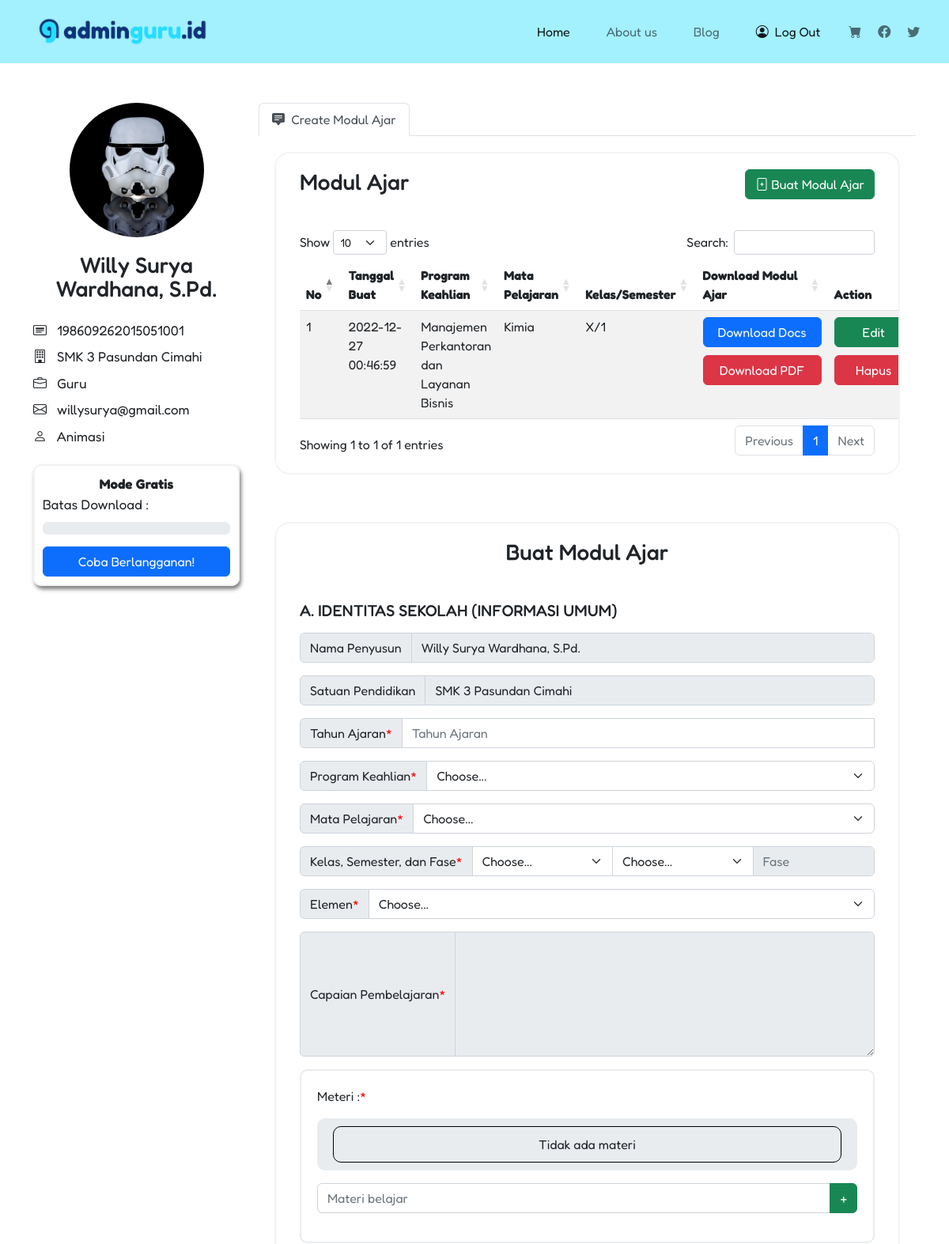
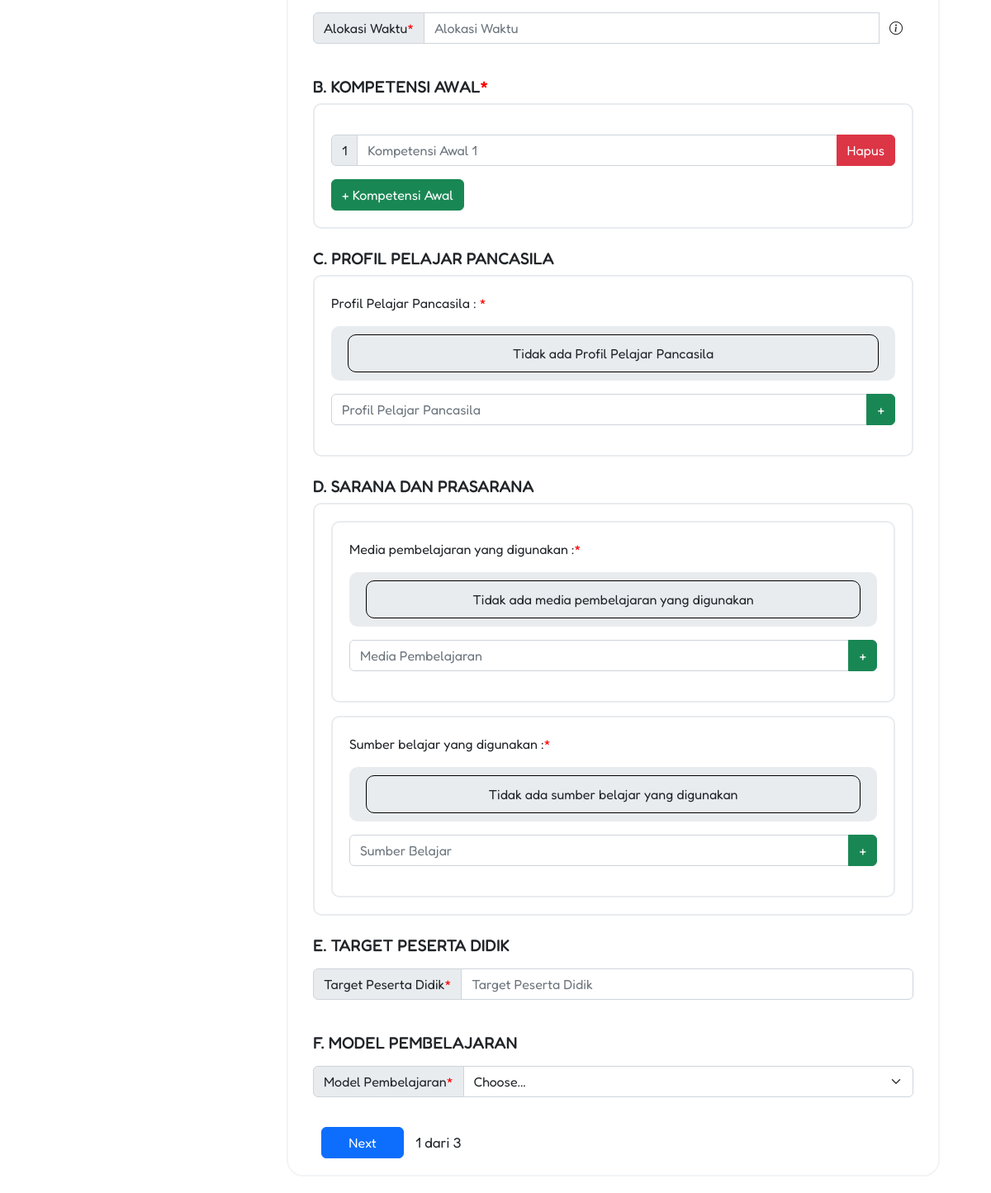
Page /create-modul-ajar/index.php (signed in) on the committed database (2 pictures, top to bottom).
### tables this page shows
CREATE TABLE `identitas_sekolah` (
  `id` int(11) NOT NULL,
  `id_user` int(11) DEFAULT NULL,
  `tahun_ajaran` varchar(15) DEFAULT NULL,
  `program_keahlian` varchar(255) DEFAULT NULL,
  `mata_pelajaran` varchar(255) DEFAULT NULL,
  `kelas` varchar(3) DEFAULT NULL,
  `semester` int(11) DEFAULT NULL,
  `fase` varchar(1) DEFAULT NULL,
  `elemen` text,
  `capaian_pembelajaran` text,
  `alokasi_waktu` varchar(25) DEFAULT NULL,
  `created_at` datetime DEFAULT CURRENT_TIMESTAMP,
  `updated_at` datetime DEFAULT CURRENT_TIMESTAMP
);

### create-modul-ajar/index.php (the view, shortened to what this page needs)
<?php
	include("../backend/conn.php");
	$email = $_SESSION['email'];
	$sql = "SELECT id FROM table_user WHERE email = '$email'";
	$result = mysqli_query($con, $sql);
	$r = mysqli_fetch_assoc($result);
	$id_user = $r['id'];
 ?>
<!DOCTYPE html>
<html>
<head>
	<link rel="stylesheet" type="text/css" href="../style/create-modul-ajar/style.css">
	<link href="https://cdn.jsdelivr.net/npm/bootstrap@5.2.3/dist/css/bootstrap.min.css" rel="stylesheet">
	<link rel="stylesheet" href="https://cdn.jsdelivr.net/npm/bootstrap-icons@1.9.1/font/bootstrap-icons.css">
	<link rel="stylesheet" type="text/css" href="https://cdn.datatables.net/1.12.1/css/dataTables.bootstrap5.min.css">
</head>
<body>
	<div class="wrapper">
		<div class="nav-parent">
			<nav class="navbar navbar-expand-lg sticky-top navbar-light">
				<div class="container-fluid">
					<div class="logo-parent">
						<div class="logo">
							<img class="logo-icon" src="../images/logo-removebg-preview.png" alt="logo">
						</div>
					</div>
					<div class="collapse navbar-collapse navbar-right" id="navbarNav"  >
						<ul class="navbar-nav">
							<li class="nav-item">
							<a class="nav-link active" aria-current="page" href="../">Home</a>
							</li>
							<li class="nav-item">
							<a class="nav-link" href="#">About us</a>
							</li>
							<li class="nav-item">
							<a class="nav-link" href="../blog">Blog</a>
							</li>
						</ul>
						<ul class="navbar-nav mb-2 mb-lg-0 icon-sosmed">
							<li class="nav-text">
								<a class="nav-link active" href="../backend/logout/logout.php"><i class="bi bi-person-circle"></i>&nbsp;&nbsp;Log Out</a>
							</li>
							<li class="nav-icon icon-sosmed">
								<a class="nav-link icon-sosmed" href="../pricing"><i class="bi bi-cart-fill"></i></a>
							</li>
							<li class="nav-icon icon-sosmed">
								<a class="nav-link icon-sosmed" href="#"><i class="bi bi-facebook"></i></a>
							</li>
							<li class="nav-icon icon-sosmed">
								<a class="nav-link icon-sosmed" href="#"><i class="bi bi-twitter"></i></a>
							</li>
						</ul>
					</div>
				</div>
			</nav>
		</div>
		<div class="container">
			<div class="row row-profile">
				<div class="col-lg-3">
					<center><img src="../images/profile-img/<?php echo $_SESSION['profile_img']; ?>" class="profile-pic" id="profile-pic" data-email='<?php echo $email; ?>'></center>
					<h3 class="profile-name"><?php echo $_SESSION['nama']; ?></h3>
					<div class="info">
						<span class="info-item"><i class="bi bi-card-heading"></i>&nbsp;&nbsp;
							<?php if(empty($_SESSION['nip'])){
								echo "Belum diisi";
							}else { echo $_SESSION['nip']; } ?></span>
						<span class="info-item"><i class="bi bi-building"></i>&nbsp;&nbsp;
							<?php if(empty($_SESSION['sekolah'])){
								echo "Belum diisi";
							}else { echo $_SESSION['sekolah']; }?></span>
						<span class="info-item"><i class="bi bi-briefcase"></i>&nbsp;&nbsp;
							<?php if(empty($_SESSION['jabatan'])){
								echo "Belum diisi";
							}else { echo $_SESSION['jabatan']; }?>
						<span class="info-item"><i class="bi bi-envelope"></i>&nbsp;&nbsp;
							<?php if(empty($_SESSION['email'])){
								echo "Belum diisi";
							}else { echo $_SESSION['email']; }?>
						<span class="info-item"><i class="bi bi-person"></i>&nbsp;&nbsp;
							<?php if(empty($_SESSION['mapel'])){
								echo "Belum diisi";
							}else { echo $_SESSION['mapel']; }?></span>
						<?php
							if($_SESSION['is_premium']==0){
						?>
							<div class="free-premium-limit">
								<center><span><b>Mode Gratis</b></span><br/></center>
								<span>Batas Download :<span>
								<div class="progress">
								</div>
								<a href="../pricing" class="btn btn-primary btn-try-sub">Coba Berlangganan!</a>
							</div>
						<?php } ?>
					</div>
				</div>
				<div class="col-lg-9 nav-info-user">
					<nav>
					  <div class="nav nav-tabs" id="nav-tab" role="tablist" style="background-color: #fff;">
					    <button class="nav-link active" id="nav-feed-tab" data-bs-toggle="tab" data-bs-target="#nav-feed" type="button" role="tab" aria-controls="nav-feed" aria-selected="true"><i class="bi bi-chat-square-text-fill"></i>&nbsp;&nbsp;Create Modul Ajar</button>
					  </div>
					</nav>
					<div class="tab-content" id="nav-tabContent">
						<div class="tab-pane fade show active" id="nav-feed" role="tabpanel" aria-labelledby="nav-feed-tab" tabindex="0">
							<div class="list-modul">
								<h3 class="title">Modul Ajar</h3>
								<a class="btn btn-success" id="create" href="#formBuatModul"><i class="bi bi-file-plus"></i> Buat Modul Ajar</a>
								<br/><br/>
								<table class="table table-striped" id="tableModul">
									<thead>
							            <tr>
							                <th>No</th>
							                <th>Tanggal Buat</th>
							                <th>Program Keahlian</th>
							                <th>Mata Pelajaran</th>
							                <th>Kelas/Semester</th>
							                <th>Download Modul Ajar</th>
							                <th>Action</th>
							            </tr>
							        </thead>
							        <tbody>
							        	<?php
							        		$sql = "SELECT * FROM identitas_sekolah WHERE id_user = '$id_user' ORDER BY created_at DESC";
							        		$result = mysqli_query($con, $sql);
							        		$i=1;
											while($r = mysqli_fetch_assoc($result)){
												echo "
													<tr>
										        		<td>".$i."</td>
										        		<td>".$r['created_at']."</td>
										        		<td>".$r['program_keahlian']."</td>
										        		<td>".$r['mata_pelajaran']."</td>
										        		<td>".$r['kelas']."/".$r['semester']."</td>
										        		<td>";
															if($_SESSION['is_premium']==0){
																echo "
																	<center><button type='button' class='btn btn-primary btn-download' data-id='".$r['id']."' data-limit='".$_SESSION['limit_free']."' data-downloads='".$_SESSION['downloads_free']."' id='downloadDocs' data-ext='docx' data-bs-toggle='modal' data-bs-target='#exampleModal' onclick='subscribe(this);' >Download Docs </button></center>
																	<center><button type='button' class='btn btn-danger btn-download mt-10' data-id='".$r['id']."' data-limit='".$_SESSION['limit_free']."' data-downloads='".$_SESSION['downloads_free']."' id='downloadPdf' data-ext='pdf' data-bs-toggle='modal' data-bs-target='#exampleModal' onclick='subscribe(this);'>Download PDF</button></center>
																";
															}
										        echo "
															</td>
										        		<td>
										        			<center><button type='button' class='btn btn-success btn-action' data-id='".$r['id']."' onclick='editModul(this);'>Edit</button></center>
										        			<center><button type='button' class='btn btn-danger btn-action mt-10' data-id='".$r['id']."' onclick='hapusModul(this);'>Hapus</button></center>
										        		</td>
										        	</tr>
												";
												$i++;
											}
							        	?>
							        </tbody>
								</table>
							</div>
							<div class="create-modul" id="formBuatModul">
								<center><h3 class="title">Buat Modul Ajar</h3></center>
								<br/>
								<div id="carouselExampleControls" class="carousel slide" data-interval="false">
									<div class="carousel-inner">
										<form method="POST" enctype="multipart/form-data" id="formModul">
									    	<div class="carousel-item active">
									      		<h5>A. IDENTITAS SEKOLAH (INFORMASI UMUM)</h5>
									      		<div class="input-group mb-3 mt-3">
												  <span class="input-group-text" id="basic-addon1">Nama Penyusun</span>
												  <input type="text" class="form-control" aria-describedby="basic-addon1" value="<?php echo $_SESSION['nama']; ?>" disabled="disabled" id="namaPenyusun" required>
												</div>
												<div class="input-group mb-3 mt-3">
												  <span class="input-group-text" id="basic-addon1">Satuan Pendidikan</span>
												  <input type="text" class="form-control" placeholder="Satuan Pendidikan" value="<?php echo $_SESSION['sekolah']; ?>" disabled="disabled" id="satuanPend" required>
												</div>
												<div class="input-group mb-3 mt-3">
												  <span class="input-group-text" id="basic-addon1">Tahun Ajaran<span class="bintang-merah">*</span></span>
												  <input type="text" class="form-control" placeholder="Tahun Ajaran" aria-label="Username" aria-describedby="basic-addon1" list="tahunajar-options" id="tahunAjar" required>
												</div>
												<div class="input-group mb-3">
													<label class="input-group-text" for="inputGroupSelect01">Program Keahlian<span class="bintang-merah">*</span></label>
													<select class="form-select" id="programKeahlian" required>
													    <option value="" selected>Choose...</option>
													</select>
												</div>
												<div class="input-group mb-3">
													<label class="input-group-text" for="inputGroupSelect01">Mata Pelajaran<span class="bintang-merah">*</span></label>
													<select class="form-select" id="mapel" required>
															<option selected>Choose...</option>
													</select>
												</div>
												<div class="input-group mb-3">
												  <span class="input-group-text">Kelas, Semester, dan Fase<span class="bintang-merah">*</span></span>
												  	<select class="form-select" id="kelas" required>
													    <option selected>Choose...</option>
													</select>
												  	<select class="form-select" id="semester" required>
													    <option selected>Choose...</option>
													</select>
													<input type="text" class="form-control" placeholder="Fase" aria-label="Username" aria-describedby="basic-addon1" id="fase" value="" disabled="disabled">
												</div>
												<div class="input-group mb-3">
														<span class="input-group-text">Elemen<span class="bintang-merah">*</span></span>
														<select class="form-select" id="elemen" required>
															<option selected>Choose...</option>
														</select>
												</div>
												<div class="input-group mb-3">
														<span class="input-group-text">Capaian Pembelajaran<span class="bintang-merah">*</span></span>
														<textarea class="form-control" id="cp" name="cp" disabled="disabled" rows="6" required></textarea>
												</div>
												<div class="multiple-inputs" id="multipleInputs">
														<span>Meteri :<span class="bintang-merah">*</span></span>
														<div class="list-input mt-3">
															<div id="inputs-materi">
																<div class="list-kosong" id="list-kosong-materi">Tidak ada materi</div>
															</div>
														</div>
														<div class="input-group mb-3 mt-3">
															<input type="text" class="form-control" list="materi-options" id="materi-input" placeholder="Materi belajar" required>
															<button class="btn btn-success" type="button" data-pp="1" onclick="addMateri();">+</button>
														</div>
												</div>
												<div class="input-group mb-3 mt-3">
													<span class="input-group-text" id="basic-addon1">Alokasi Waktu<span class="bintang-merah">*</span></span>
													<input type="text" class="form-control" placeholder="Alokasi Waktu" aria-label="Username" aria-describedby="basic-addon1" id="alokasiW" required>
													<button type="button" class="btn"
															data-bs-toggle="tooltip" data-bs-placement="top"
															data-bs-html="true"
															data-bs-title="<b>Contoh:</b><br/>1 x 45 menit">
															<i class="bi bi-info-circle"></i>
													</button>
												</div>
												<br/>
												<h5>B. KOMPETENSI AWAL<span class="bintang-merah">*</span></h5>
									      		<div class="multiple-inputs" id="multipleInputs">
													<div id="inputs-ka">
														<div class="input-group flex-nowrap mb-3 mt-3 input-ka" id="inputKA1">
															<span class="input-group-text" id="addon-wrapping-ka1">1</span>
															<input type="text" class="form-control" placeholder="Kompetensi Awal 1" aria-label="Username" aria-describedby="addon-wrapping" name="ka1" id="inputKa1">
															<button class="btn btn-danger" id="button-addon2-ka1"  type="button" data-ka="1" id="button-addon-ka2" onclick="hapusKA(this);">Hapus</button>
														</div>
													</div>
													<button type="button" class="btn btn-success" id="addKA"> + Kompetensi Awal</button>
												</div>
												<br/>
												<h5>C.  PROFIL PELAJAR PANCASILA</h5>
												<div class="multiple-inputs " id="multipleInputs">
														<span>Profil Pelajar Pancasila : <span class="bintang-merah">*</span></span>
														<div class="list-input mt-3">
															<div id="inputs-pp">
																<div class="list-kosong" id="list-kosong-pp">Tidak ada Profil Pelajar Pancasila</div>
															</div>
														</div>
														<div class="input-group mb-3 mt-3">
															<input type="text" class="form-control" list="pp-options" id="pp-input" placeholder="Profil Pelajar Pancasila">
															<button class="btn btn-success" type="button" onclick="addPP();">+</button>
														</div>
												</div>
												<br/>
												<h5>D. SARANA DAN PRASARANA</h5>
												<div class="multiple-inputs " id="multipleInputs">
													<div  class="multiple-inputs">
														<span>Media pembelajaran yang digunakan :<span class="bintang-merah">*</span></span>
														<div class="list-input mt-3">
															<div id="inputs-media">
																<div class="list-kosong" id="list-kosong-media">Tidak ada media pembelajaran yang digunakan</div>
															</div>
														</div>
														<div class="input-group mb-3 mt-3">
															<input type="text" class="form-control" list="media-options" id="media-input" placeholder="Media Pembelajaran">
															<button class="btn btn-success"  type="button" onclick="addMedia();">+</button>
														</div>
													</div>
													<div  class="multiple-inputs mt-3">
														<span>Sumber belajar yang digunakan :<span class="bintang-merah">*</span></span>
														<div class="list-input mt-3">
															<div id="inputs-sumber">
																<div class="list-kosong" id="list-kosong-sumber">Tidak ada sumber belajar yang digunakan</div>
															</div>
														</div>
														<div class="input-group mb-3 mt-3">
															<input type="text" class="form-control" list="sumber-options" id="sumber-input" placeholder="Sumber Belajar">
															<button class="btn btn-success" type="button" onclick="addSumber();">+</button>
														</div>
													</div>
												</div>
												<br/>
												<h5>E. TARGET PESERTA DIDIK</h5>
												<div class="input-group mb-3 mt-3">
													<span class="input-group-text" id="basic-addon1">Target Peserta Didik<span class="bintang-merah">*</span></span>
													<input type="text" class="form-control" placeholder="Target Peserta Didik" aria-label="Username" aria-describedby="basic-addon1" id="target">
												</div>
												<br/>
												<h5>F. MODEL PEMBELAJARAN</h5>
												<div class="input-group mb-3 mt-3">
													<span class="input-group-text" id="basic-addon1">Model Pembelajaran<span class="bintang-merah">*</span></span>
													<select class="form-select" id="model">
													    <option selected>Choose...</option>
													</select>
												</div>
												<div class="outer-btn">
													<button class="btn btn-primary btn-create ml-10" type="button" data-bs-target="#carouselExampleControls" id="next1" data-next="2" onclick="validatePage1();">
											    		<span >Next</span>
									  				</button>
									  				<span class="ket-slide">1 dari 3</span>
												</div>
									    	</div>
								    	</form>
								  	</div>
								</div>
							</div>
					  	</div>
					</div>
				</div>
			</div>
		</div>
	</div>
	<div class="toast-container position-fixed bottom-0 end-0 p-3">
	</div>
	<div class="toast-container position-fixed top-0 end-0 p-3">
	</div>
</body>
</html>

### rows in the picture
identitas_sekolah: created_at "2022-12-27 00:46:59", program_keahlian "Manajemen Perkantoran dan Layanan Bisnis", mata_pelajaran "Kimia", kelas "X", semester "1"

### other values in the picture
$_SESSION['nama'] "Willy Surya Wardhana, S.Pd."
$_SESSION['nip'] "198609262015051001"
$_SESSION['sekolah'] "SMK 3 Pasundan Cimahi"
$_SESSION['jabatan'] "Guru"
$_SESSION['email'] "willysurya@gmail.com"
$_SESSION['mapel'] "Animasi"
